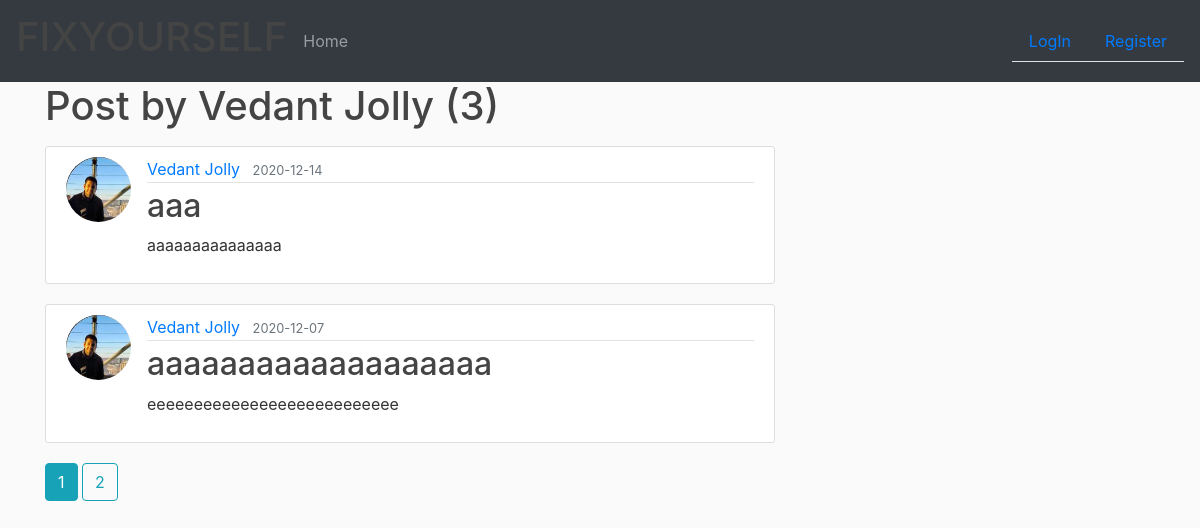
Page /user/Vedant Jolly on the earlier database version.
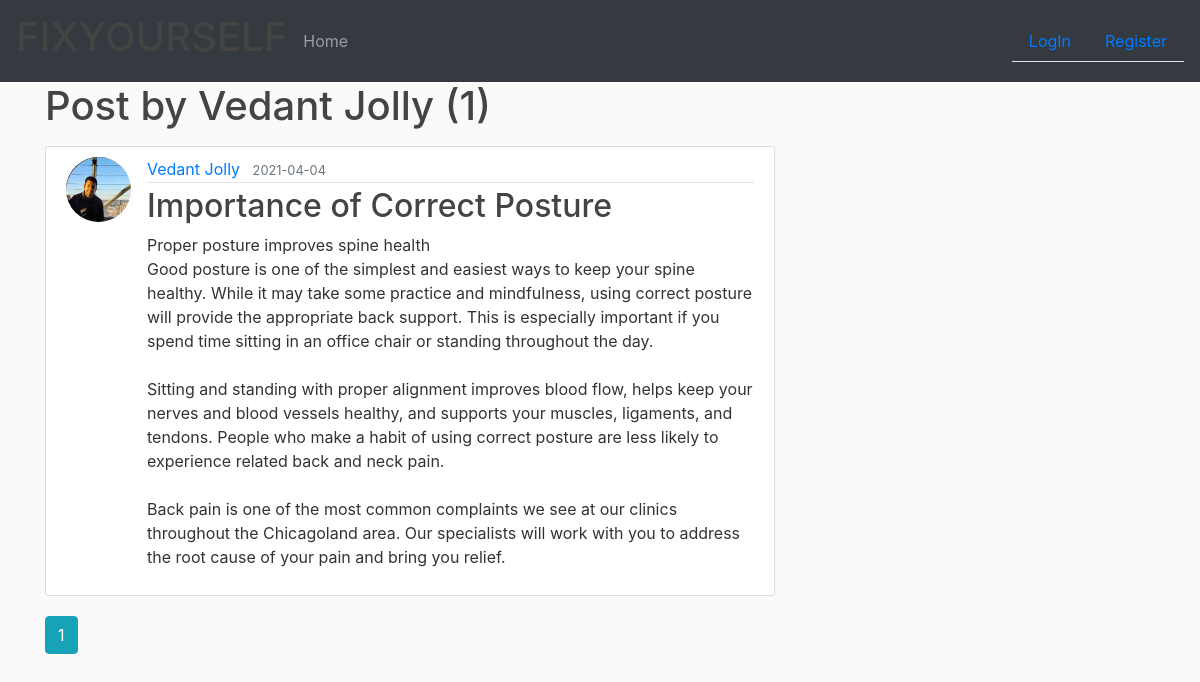
Same page on the later database version.
### se_hackethon_project/models.py (models this page shows, shortened)
class Post(db.Model):
    id = db.Column(db.Integer,primary_key = True)
    title = db.Column(db.String(100),nullable = False)
    date_posted = db.Column(db.DateTime,nullable = False,default = datetime.utcnow)
    content = db.Column(db.Text,nullable=False)
    image_file = db.Column(db.String(20),nullable=False,default = 'default1.jpg')
    user_id = db.Column(db.Integer, db.ForeignKey('user.id'), nullable=False)

class User(db.Model,UserMixin):
    id = db.Column(db.Integer,primary_key=True)
    name = db.Column(db.String(20),nullable=False)
    email = db.Column(db.String(120),unique=True,nullable=False)
    image_file = db.Column(db.String(20),nullable=False,default = 'default.jpg')
    password = db.Column(db.String(60),nullable=False)
    posts = db.relationship('Post', backref='author', lazy=True)
    feedbacks = db.relationship('Feedback',backref='customer',lazy=True)

### se_hackethon_project/routes.py (the view)
@app.route("/user/<string:username>")
def user_posts(username):
    page = request.args.get('page', 1, type=int)
    user = User.query.filter_by(name=username).first_or_404()
    posts = Post.query.filter_by(author=user).order_by(
        Post.date_posted.desc()).paginate(page=page, per_page=2)
    return render_template('user_posts.html', posts=posts, user=user)

### se_hackethon_project/templates/user_posts.html
{% extends 'layout.html' %}
{% block content %}
  <h1 class="mb-3">Post by {{ user.name }} ({{posts.total}})</h1>
  {% for post in posts.items %}
      <article class="media content-section">
        <img class="rounded-circle article-img" src="{{ url_for('static',filename = 'profile_pics/' + post.author.image_file) }}">
        <div class="media-body">
          <div class="article-metadata">
            <a class="mr-2" href="{{ url_for('user_posts',username=post.author.name) }}">{{ post.author.name }}</a>
            <small class="text-muted">{{ post.date_posted.strftime("%Y-%m-%d") }}</small>
          </div>
          <h2><a class="article-title" href="{{ url_for('post',post_id = post.id) }}">{{ post.title }}</a></h2>
          <p class="article-content">{{ post.content }}</p>
        </div>
      </article>
  {% endfor %}
  {% for page_num in posts.iter_pages(left_edge=1,right_edge=1,left_current=1,right_current=2) %}
    {% if page_num %}
      {% if posts.page == page_num %}
        <a class="btn btn-info mb-4" href="{{url_for('user_posts',username = user.name,page=page_num)}}">{{page_num}}</a>
      {% else %}
        <a class="btn btn-outline-info mb-4" href="{{url_for('user_posts',username = user.name,page=page_num)}}">{{page_num}}</a>
      {% endif %}
    {% else %}
      ...
    {% endif %}
  {% endfor %}
{% endblock content %}

Differences in the rows shown:
removed Post: image_file (picture), author.name "Vedant Jolly", date_posted "2020-12-14", title "aaa", content "aaaaaaaaaaaaaaa"
removed Post: image_file (picture), author.name "Vedant Jolly", date_posted "2020-12-07", title "aaaaaaaaaaaaaaaaaaa", content "eeeeeeeeeeeeeeeeeeeeeeeeeee"
now on this page (row edited): Post: image_file (picture), author.name "Vedant Jolly", date_posted "2021-04-04", title "Importance of Correct Posture", content "Proper posture improves spine health Good posture is one of the simplest and easiest ways to keep your spine healthy. While it may take some practice and mindfulness, using correct posture will provide the appropriate back support. This is especially important if you spend time sitting in an office chair or standing throughout the day. Sitting and standing with proper alignment improves blood flow, helps keep your nerves and blood vessels healthy, and supports your muscles, ligaments, and tendons. People who make a habit of using correct posture are less likely to experience related back and neck pain. Back pain is one of the most common complaints we see at our clinics throughout the…"
Other differences:
{{ posts.total }}: "3" → "1"
list line gone: "2"
